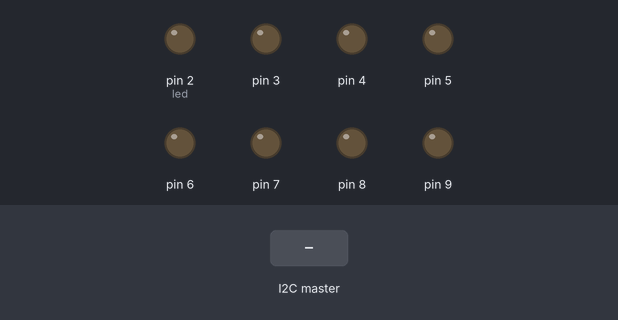
Bench run of a sketch on a simulated Arduino Uno, built with avr-gcc and run on an emulated ATmega328P. On the bench: output pins drawn as LEDs (lit = HIGH). Inputs (shaded band) come from the test bench.

Above: at 1.2 s.
1.3 s: the I2C master sends the byte 1
At 1.8 s:
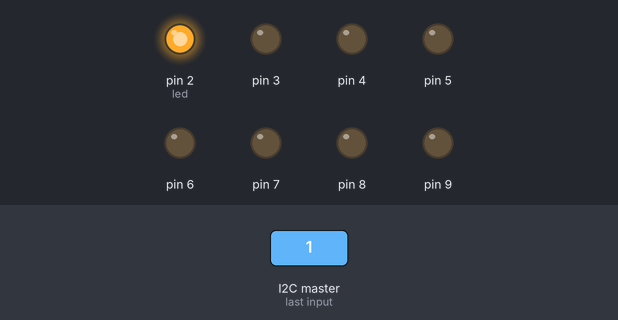
2.8 s: the I2C master sends the byte 2
At 4.0 s:
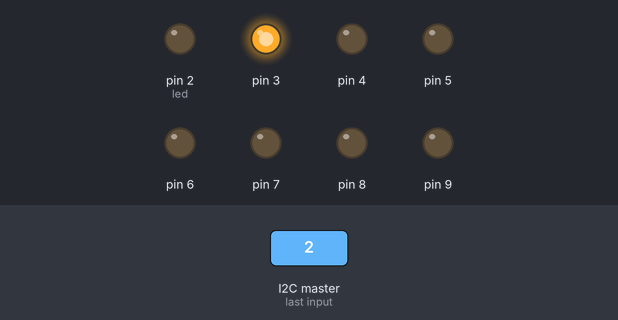
4.3 s: the I2C master sends the byte 90
At 5.2 s:
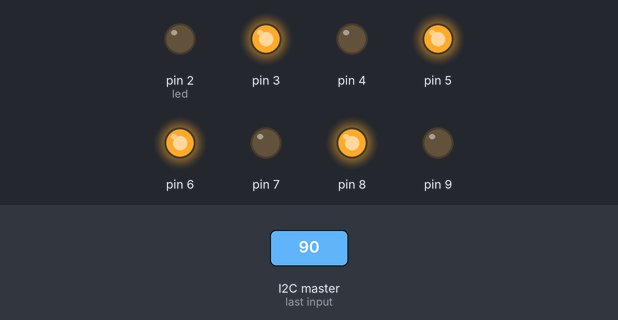
5.8 s: the I2C master sends the byte 200
At 6.4 s:
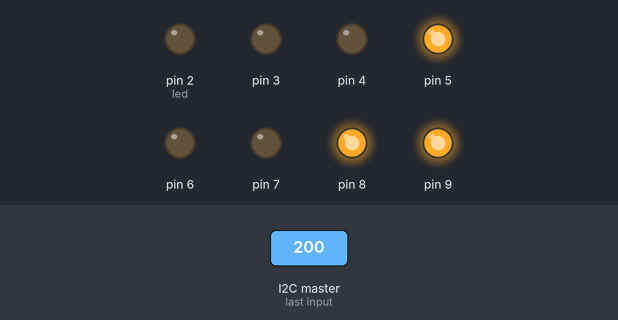
7.3 s: the I2C master sends the byte 0
At 8.7 s:
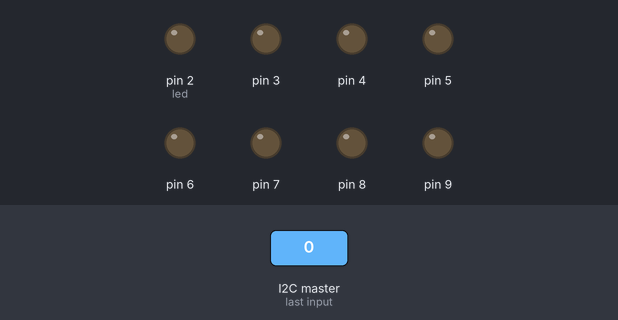
Timing chart, 0 to 9.8 s (numbered marks = the images above; inputs shaded):
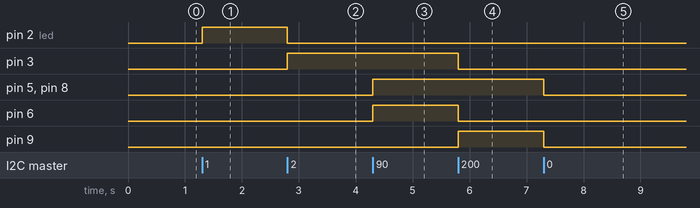

The sketch:

sketch_may15a.ino
```cpp
#include <Wire.h>
#define Slave1 3

#define Adress 1

void setup() {
  // Pines en modo salida
  pinMode(2, OUTPUT);
  pinMode(3, OUTPUT);
  pinMode(4, OUTPUT);
  pinMode(5, OUTPUT);
  pinMode(6, OUTPUT);
  pinMode(7, OUTPUT);
  pinMode(8, OUTPUT);
  pinMode(9, OUTPUT);
  Wire.begin(Slave1);
  Wire.onReceive(Recibir);
  Serial.begin(9600);
}
int led;
void Recibir(int howMany){
  while(Wire.available() > 0){
    led=2;
    byte N = Wire.read();
    for(int k = 0; k<=7 ; k++){
      digitalWrite(led,bitRead(N,k));
      led++;
    }
  }
}
void loop() {
}
```

Measured:
- after the input at 1.3 s, pin 2 (led): LOW → HIGH at once
- after the input at 2.8 s, pin 2 (led): HIGH → LOW at once; pin 3: LOW → HIGH at once
- after the input at 4.3 s, pin 5, pin 6, pin 8: LOW → HIGH at once
- after the input at 5.8 s, pin 3, pin 6: HIGH → LOW at once; pin 9: LOW → HIGH at once
- after the input at 7.3 s, pin 5, pin 8, pin 9: HIGH → LOW at once
